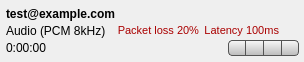
<?xml version="1.0" encoding="UTF-8"?>
<ui version="4.0">
 <class>session</class>
 <widget class="QWidget" name="session">
  <property name="geometry">
   <rect>
    <x>0</x>
    <y>0</y>
    <width>275</width>
    <height>62</height>
   </rect>
  </property>
  <property name="windowTitle">
   <string>Session</string>
  </property>
  <layout class="QVBoxLayout" name="session_layout">
   <property name="spacing">
    <number>0</number>
   </property>
   <property name="leftMargin">
    <number>5</number>
   </property>
   <property name="topMargin">
    <number>4</number>
   </property>
   <property name="rightMargin">
    <number>5</number>
   </property>
   <property name="bottomMargin">
    <number>4</number>
   </property>
   <item>
    <layout class="QHBoxLayout" name="address_layout">
     <property name="spacing">
      <number>0</number>
     </property>
     <property name="leftMargin">
      <number>1</number>
     </property>
     <property name="rightMargin">
      <number>1</number>
     </property>
     <item>
      <widget class="QLabel" name="address_label">
       <property name="sizePolicy">
        <sizepolicy hsizetype="Expanding" vsizetype="Preferred">
         <horstretch>0</horstretch>
         <verstretch>0</verstretch>
        </sizepolicy>
       </property>
       <property name="font">
        <font>
         <weight>75</weight>
         <bold>true</bold>
        </font>
       </property>
       <property name="toolTip">
        <string/>
       </property>
       <property name="text">
        <string>test@example.com</string>
       </property>
      </widget>
     </item>
     <item>
      <widget class="QLabel" name="normalizer">
       <property name="minimumSize">
        <size>
         <width>0</width>
         <height>15</height>
        </size>
       </property>
       <property name="maximumSize">
        <size>
         <width>1</width>
         <height>15</height>
        </size>
       </property>
       <property name="text">
        <string/>
       </property>
       <property name="alignment">
        <set>Qt::AlignCenter</set>
       </property>
      </widget>
     </item>
     <item>
      <widget class="QLabel" name="tls_label">
       <property name="sizePolicy">
        <sizepolicy hsizetype="Minimum" vsizetype="Preferred">
         <horstretch>0</horstretch>
         <verstretch>0</verstretch>
        </sizepolicy>
       </property>
       <property name="minimumSize">
        <size>
         <width>14</width>
         <height>14</height>
        </size>
       </property>
       <property name="maximumSize">
        <size>
         <width>14</width>
         <height>14</height>
        </size>
       </property>
       <property name="toolTip">
        <string>Signaling is encrypted using TLS</string>
       </property>
       <property name="text">
        <string/>
       </property>
       <property name="pixmap">
        <pixmap>icons/blue-lock.png</pixmap>
       </property>
       <property name="scaledContents">
        <bool>true</bool>
       </property>
       <property name="alignment">
        <set>Qt::AlignCenter</set>
       </property>
      </widget>
     </item>
    </layout>
   </item>
   <item>
    <layout class="QHBoxLayout" name="stream_layout">
     <property name="spacing">
      <number>5</number>
     </property>
     <property name="leftMargin">
      <number>1</number>
     </property>
     <property name="rightMargin">
      <number>1</number>
     </property>
     <item>
      <widget class="StreamInfoLabel" name="stream_info_label">
       <property name="sizePolicy">
        <sizepolicy hsizetype="Expanding" vsizetype="Preferred">
         <horstretch>0</horstretch>
         <verstretch>0</verstretch>
        </sizepolicy>
       </property>
       <property name="toolTip">
        <string/>
       </property>
       <property name="text">
        <string>Audio (PCM 8kHz)</string>
       </property>
      </widget>
     </item>
     <item>
      <widget class="QLabel" name="normalizer_2">
       <property name="minimumSize">
        <size>
         <width>0</width>
         <height>15</height>
        </size>
       </property>
       <property name="maximumSize">
        <size>
         <width>1</width>
         <height>15</height>
        </size>
       </property>
       <property name="text">
        <string/>
       </property>
       <property name="alignment">
        <set>Qt::AlignCenter</set>
       </property>
      </widget>
     </item>
     <item>
      <widget class="PacketLossLabel" name="packet_loss_label">
       <property name="sizePolicy">
        <sizepolicy hsizetype="Minimum" vsizetype="Preferred">
         <horstretch>0</horstretch>
         <verstretch>0</verstretch>
        </sizepolicy>
       </property>
       <property name="minimumSize">
        <size>
         <width>0</width>
         <height>14</height>
        </size>
       </property>
       <property name="maximumSize">
        <size>
         <width>16777215</width>
         <height>14</height>
        </size>
       </property>
       <property name="palette">
        <palette>
         <active>
          <colorrole role="WindowText">
           <brush brushstyle="SolidPattern">
            <color alpha="255">
             <red>170</red>
             <green>0</green>
             <blue>0</blue>
            </color>
           </brush>
          </colorrole>
          <colorrole role="Text">
           <brush brushstyle="SolidPattern">
            <color alpha="255">
             <red>170</red>
             <green>0</green>
             <blue>0</blue>
            </color>
           </brush>
          </colorrole>
         </active>
         <inactive>
          <colorrole role="WindowText">
           <brush brushstyle="SolidPattern">
            <color alpha="255">
             <red>170</red>
             <green>0</green>
             <blue>0</blue>
            </color>
           </brush>
          </colorrole>
          <colorrole role="Text">
           <brush brushstyle="SolidPattern">
            <color alpha="255">
             <red>170</red>
             <green>0</green>
             <blue>0</blue>
            </color>
           </brush>
          </colorrole>
         </inactive>
         <disabled>
          <colorrole role="WindowText">
           <brush brushstyle="SolidPattern">
            <color alpha="255">
             <red>118</red>
             <green>118</green>
             <blue>117</blue>
            </color>
           </brush>
          </colorrole>
          <colorrole role="Text">
           <brush brushstyle="SolidPattern">
            <color alpha="255">
             <red>118</red>
             <green>118</green>
             <blue>117</blue>
            </color>
           </brush>
          </colorrole>
         </disabled>
        </palette>
       </property>
       <property name="font">
        <font>
         <pointsize>8</pointsize>
        </font>
       </property>
       <property name="text">
        <string>Packet loss 20%</string>
       </property>
       <property name="alignment">
        <set>Qt::AlignRight|Qt::AlignTrailing|Qt::AlignVCenter</set>
       </property>
      </widget>
     </item>
     <item>
      <widget class="LatencyLabel" name="latency_label">
       <property name="sizePolicy">
        <sizepolicy hsizetype="Minimum" vsizetype="Preferred">
         <horstretch>0</horstretch>
         <verstretch>0</verstretch>
        </sizepolicy>
       </property>
       <property name="minimumSize">
        <size>
         <width>0</width>
         <height>14</height>
        </size>
       </property>
       <property name="maximumSize">
        <size>
         <width>16777215</width>
         <height>14</height>
        </size>
       </property>
       <property name="palette">
        <palette>
         <active>
          <colorrole role="WindowText">
           <brush brushstyle="SolidPattern">
            <color alpha="255">
             <red>170</red>
             <green>0</green>
             <blue>0</blue>
            </color>
           </brush>
          </colorrole>
          <colorrole role="Text">
           <brush brushstyle="SolidPattern">
            <color alpha="255">
             <red>170</red>
             <green>0</green>
             <blue>0</blue>
            </color>
           </brush>
          </colorrole>
         </active>
         <inactive>
          <colorrole role="WindowText">
           <brush brushstyle="SolidPattern">
            <color alpha="255">
             <red>170</red>
             <green>0</green>
             <blue>0</blue>
            </color>
           </brush>
          </colorrole>
          <colorrole role="Text">
           <brush brushstyle="SolidPattern">
            <color alpha="255">
             <red>170</red>
             <green>0</green>
             <blue>0</blue>
            </color>
           </brush>
          </colorrole>
         </inactive>
         <disabled>
          <colorrole role="WindowText">
           <brush brushstyle="SolidPattern">
            <color alpha="255">
             <red>118</red>
             <green>118</green>
             <blue>117</blue>
            </color>
           </brush>
          </colorrole>
          <colorrole role="Text">
           <brush brushstyle="SolidPattern">
            <color alpha="255">
             <red>118</red>
             <green>118</green>
             <blue>117</blue>
            </color>
           </brush>
          </colorrole>
         </disabled>
        </palette>
       </property>
       <property name="font">
        <font>
         <pointsize>8</pointsize>
        </font>
       </property>
       <property name="text">
        <string>Latency 100ms</string>
       </property>
       <property name="alignment">
        <set>Qt::AlignRight|Qt::AlignTrailing|Qt::AlignVCenter</set>
       </property>
      </widget>
     </item>
     <item>
      <widget class="QLabel" name="srtp_label">
       <property name="minimumSize">
        <size>
         <width>14</width>
         <height>14</height>
        </size>
       </property>
       <property name="maximumSize">
        <size>
         <width>14</width>
         <height>14</height>
        </size>
       </property>
       <property name="toolTip">
        <string>Media is encrypted using sRTP</string>
       </property>
       <property name="text">
        <string/>
       </property>
       <property name="pixmap">
        <pixmap>icons/orange-lock.png</pixmap>
       </property>
       <property name="scaledContents">
        <bool>true</bool>
       </property>
       <property name="alignment">
        <set>Qt::AlignCenter</set>
       </property>
      </widget>
     </item>
    </layout>
   </item>
   <item>
    <layout class="QHBoxLayout" name="bottom_layout">
     <property name="spacing">
      <number>7</number>
     </property>
     <property name="leftMargin">
      <number>1</number>
     </property>
     <item>
      <widget class="DurationLabel" name="duration_label">
       <property name="minimumSize">
        <size>
         <width>38</width>
         <height>0</height>
        </size>
       </property>
       <property name="toolTip">
        <string/>
       </property>
       <property name="text">
        <string>0:00:00</string>
       </property>
      </widget>
     </item>
     <item>
      <widget class="StatusLabel" name="status_label">
       <property name="sizePolicy">
        <sizepolicy hsizetype="Expanding" vsizetype="Preferred">
         <horstretch>0</horstretch>
         <verstretch>0</verstretch>
        </sizepolicy>
       </property>
       <property name="toolTip">
        <string>Session state</string>
       </property>
      </widget>
     </item>
     <item>
      <layout class="QHBoxLayout" name="button_layout">
       <property name="spacing">
        <number>0</number>
       </property>
       <item>
        <widget class="SegmentButton" name="mute_button">
         <property name="minimumSize">
          <size>
           <width>18</width>
           <height>16</height>
          </size>
         </property>
         <property name="maximumSize">
          <size>
           <width>18</width>
           <height>16</height>
          </size>
         </property>
         <property name="toolTip">
          <string>Mute this participant</string>
         </property>
         <property name="styleSheet">
          <string>QToolButton#mute_button {
	background: qlineargradient(x1:0, y1:0, x2:0, y2:1, stop:0 #fafafa, stop:1 #bababa);
	border-color: #545454;
	border-top-left-radius: 4px;
	border-bottom-left-radius: 4px;
	border-width: 1px;
	border-style: solid;
}

QToolButton#mute_button:pressed {
	background: qradialgradient(cx:0.5, cy:0.5, radius:1, fx:0.5, fy:0.5, stop:0 #dddddd, stop:1 #777777);
	border-style: inset;
}
</string>
         </property>
         <property name="text">
          <string/>
         </property>
         <property name="icon">
          <iconset>
           <normaloff>icons/mic-on.png</normaloff>
           <normalon>icons/mic-off.png</normalon>icons/mic-on.png</iconset>
         </property>
         <property name="iconSize">
          <size>
           <width>16</width>
           <height>16</height>
          </size>
         </property>
         <property name="checkable">
          <bool>true</bool>
         </property>
        </widget>
       </item>
       <item>
        <widget class="SegmentButton" name="hold_button">
         <property name="minimumSize">
          <size>
           <width>18</width>
           <height>16</height>
          </size>
         </property>
         <property name="maximumSize">
          <size>
           <width>18</width>
           <height>16</height>
          </size>
         </property>
         <property name="toolTip">
          <string>Toggle hold status</string>
         </property>
         <property name="styleSheet">
          <string>QToolButton {
	background: qlineargradient(x1:0, y1:0, x2:0, y2:1, stop:0 #fafafa, stop:1 #bababa);
	border-color: #545454;
	border-width: 1px;
	border-left-width: 0px;
	border-style: solid;
}

QToolButton:pressed {
	background: qradialgradient(cx:0.5, cy:0.5, radius:1, fx:0.5, fy:0.5, stop:0 #dddddd, stop:1 #777777);
	border-style: inset;
}
</string>
         </property>
         <property name="text">
          <string/>
         </property>
         <property name="icon">
          <iconset>
           <normaloff>icons/pause.png</normaloff>
           <normalon>icons/paused.png</normalon>icons/pause.png</iconset>
         </property>
         <property name="iconSize">
          <size>
           <width>16</width>
           <height>16</height>
          </size>
         </property>
         <property name="checkable">
          <bool>true</bool>
         </property>
        </widget>
       </item>
       <item>
        <widget class="RecordButton" name="record_button">
         <property name="minimumSize">
          <size>
           <width>18</width>
           <height>16</height>
          </size>
         </property>
         <property name="maximumSize">
          <size>
           <width>18</width>
           <height>16</height>
          </size>
         </property>
         <property name="toolTip">
          <string>Record the audio session to file</string>
         </property>
         <property name="styleSheet">
          <string>QToolButton {
	background: qlineargradient(x1:0, y1:0, x2:0, y2:1, stop:0 #fafafa, stop:1 #bababa);
	border-color: #545454;
	border-width: 1px;
	border-left-width: 0px;
	border-style: solid;
}

QToolButton:pressed {
	background: qradialgradient(cx:0.5, cy:0.5, radius:1, fx:0.5, fy:0.5, stop:0 #dddddd, stop:1 #777777);
	border-style: inset;
}
</string>
         </property>
         <property name="text">
          <string/>
         </property>
         <property name="icon">
          <iconset>
           <normaloff>icons/record.png</normaloff>
           <normalon>../../../blink-qt/resources/icons/recording.png</normalon>icons/record.png</iconset>
         </property>
         <property name="iconSize">
          <size>
           <width>16</width>
           <height>16</height>
          </size>
         </property>
         <property name="checkable">
          <bool>true</bool>
         </property>
        </widget>
       </item>
       <item>
        <widget class="SegmentButton" name="hangup_button">
         <property name="minimumSize">
          <size>
           <width>17</width>
           <height>16</height>
          </size>
         </property>
         <property name="maximumSize">
          <size>
           <width>17</width>
           <height>16</height>
          </size>
         </property>
         <property name="toolTip">
          <string>Hangup</string>
         </property>
         <property name="styleSheet">
          <string>QToolButton {
	background: qlineargradient(x1:0, y1:0, x2:0, y2:1, stop:0 #fafafa, stop:1 #bababa);
	border-color: #545454;
	border-top-right-radius: 4px;
	border-bottom-right-radius: 4px;
	border-width: 1px;
	border-left-width: 0px;
	border-style: solid;
}

QToolButton:pressed {
	background: qradialgradient(cx:0.5, cy:0.5, radius:1, fx:0.5, fy:0.5, stop:0 #dddddd, stop:1 #777777);
	border-style: inset;
}
</string>
         </property>
         <property name="text">
          <string/>
         </property>
         <property name="icon">
          <iconset>
           <normaloff>icons/red-handset.png</normaloff>icons/red-handset.png</iconset>
         </property>
         <property name="iconSize">
          <size>
           <width>16</width>
           <height>16</height>
          </size>
         </property>
        </widget>
       </item>
      </layout>
     </item>
    </layout>
   </item>
  </layout>
 </widget>
 <customwidgets>
  <customwidget>
   <class>SegmentButton</class>
   <extends>QToolButton</extends>
   <header>blink.widgets.buttons</header>
  </customwidget>
  <customwidget>
   <class>StreamInfoLabel</class>
   <extends>QLabel</extends>
   <header>blink.widgets.labels</header>
  </customwidget>
  <customwidget>
   <class>LatencyLabel</class>
   <extends>QLabel</extends>
   <header>blink.widgets.labels</header>
  </customwidget>
  <customwidget>
   <class>PacketLossLabel</class>
   <extends>QLabel</extends>
   <header>blink.widgets.labels</header>
  </customwidget>
  <customwidget>
   <class>DurationLabel</class>
   <extends>QLabel</extends>
   <header>blink.widgets.labels</header>
  </customwidget>
  <customwidget>
   <class>StatusLabel</class>
   <extends>QLabel</extends>
   <header>blink.widgets.labels</header>
  </customwidget>
  <customwidget>
   <class>RecordButton</class>
   <extends>QToolButton</extends>
   <header>blink.widgets.buttons</header>
  </customwidget>
 </customwidgets>
 <resources/>
 <connections/>
</ui>
